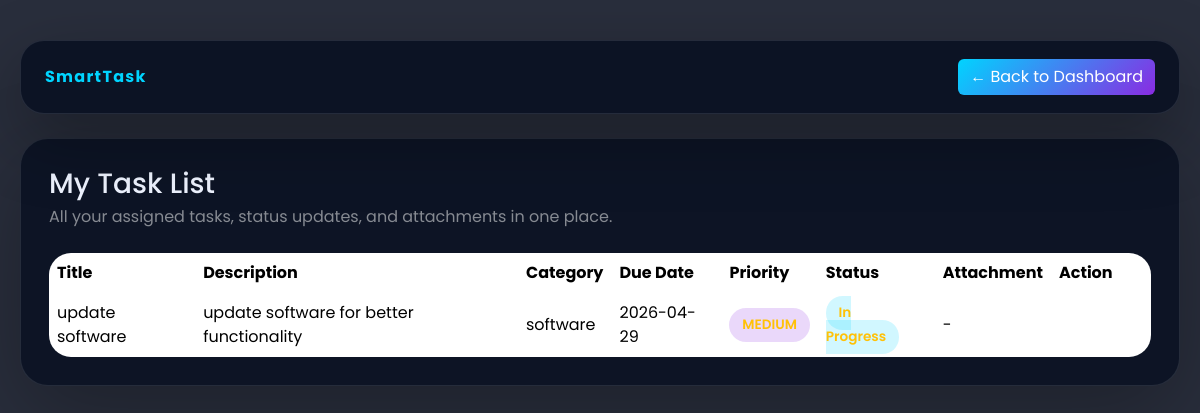
The app's page /my_tasks (signed in) with its own data.
### tables this page shows
CREATE TABLE tasks (
            id INTEGER PRIMARY KEY AUTOINCREMENT,
            title TEXT NOT NULL,
            description TEXT NOT NULL,
            status TEXT DEFAULT 'Pending',
            priority TEXT,
            due_date DATE,
            user_id INTEGER, category TEXT, file_path TEXT,
            FOREIGN KEY (user_id) REFERENCES users(id)

        );

### app.py (the view)
@app.route("/my_tasks")
def my_tasks():
    if 'user_id' not in session:
        return redirect(url_for("login"))
    user_id = session.get('user_id')
    conn = getdb()
    cursor = conn.cursor()
    cursor.execute("SELECT * FROM tasks WHERE user_id = ? ORDER BY priority DESC, due_date ASC", (user_id,))
    tasks = cursor.fetchall()
    conn.close()
    return render_template("my_tasks.html", tasks=tasks)

### app.py (called while the page is built)
@app.after_request
def set_cache_headers(response):
    if response.status_code in [301, 302, 303, 307, 308]:
        response.headers['Cache-Control'] = 'no-store, no-cache, must-revalidate, max-age=0'
        response.headers['Pragma'] = 'no-cache'
        response.headers['Expires'] = '0'
    elif request.endpoint and request.endpoint in ['login', 'register', 'logout', 'user_dashboard', 'admin_dashboard']:
        response.headers['Cache-Control'] = 'no-store, no-cache, must-revalidate, max-age=0, private'
        response.headers['Pragma'] = 'no-cache'
        response.headers['Expires'] = '0'
    elif request.method == 'POST':
        response.headers['Cache-Control'] = 'no-store, no-cache, must-revalidate, max-age=0'
        response.headers['Pragma'] = 'no-cache'
        response.headers['Expires'] = '0'
    return response

def getdb():
    conn = sqlite3.connect(DB_PATH)
    return conn

### templates/my_tasks.html (shortened to what this page needs)
<!DOCTYPE html>
<html lang="en">
<head>
    <link href="https://cdn.jsdelivr.net/npm/bootstrap@5.3.2/dist/css/bootstrap.min.css" rel="stylesheet">
    <link href="https://cdn.jsdelivr.net/npm/bootstrap-icons/font/bootstrap-icons.css" rel="stylesheet">
</head>
<body>
    <div class="page-shell">
        <div class="topbar d-flex flex-column flex-md-row justify-content-between align-items-center gap-3">
            <a href="/" class="navbar-brand mb-0">SmartTask</a>
            <a href="/user_dashboard" class="btn btn-glow">← Back to Dashboard</a>
        </div>
        <div class="content-card">
            <div class="mb-4">
                <h3 class="mb-1">My Task List</h3>
                <p class="text-white-50 mb-0">All your assigned tasks, status updates, and attachments in one place.</p>
            </div>
            <div class="table-responsive">
                <table class="table table-borderless align-middle mb-0">
                    <thead><tr><th>Title</th><th>Description</th><th>Category</th><th>Due Date</th><th>Priority</th><th>Status</th><th>Attachment</th><th>Action</th></tr></thead>
                    <tbody>
                        {% for task in tasks %}
                        <tr>
                            <td>{{ task[1] }}</td>
                            <td>{{ task[2] }}</td>
                            <td>{{ task[7] if task[7] else '-' }}</td>
                            <td>{{ task[5] }}</td>
                            <td><span class="badge-priority {% if task[4] == 'HIGH' %}badge-high text-danger{% elif task[4] == 'MEDIUM' %}badge-medium text-warning{% else %}badge-low text-success{% endif %}">{{ task[4] }}</span></td>
                            <td><span class="badge-status {% if task[3] == 'Completed' %}badge-completed text-success{% elif task[3] == 'In Progress' %}badge-progress text-warning{% else %}badge-pending text-danger{% endif %}">{{ task[3] }}</span></td>
                            <td>
                                {% if task[8] %}
                                    <a href="/download/{{ task[0] }}" class="btn btn-primary btn-sm btn-action">Download</a>
                                {% else %}
                                    -
                                {% endif %}
                            </td>
                            <td>
                                {% if task[3] == 'Pending' %}
                                    <a href="/delete_task/{{ task[0] }}" class="btn btn-sm btn-danger btn-action" onclick="return confirm('Delete this task permanently?')">Delete</a>
                                {% else %}
                                    <span class="text-white-50">No actions</span>
                                {% endif %}
                            </td>
                        </tr>
                        {% endfor %}
                    </tbody>
                </table>
            </div>
        </div>
    </div>
</body>
</html>

### templates/my_tasks.html (style rules this page uses)
* { font-family: 'Poppins', sans-serif; }
body { margin:0; min-height:100vh; background:url('https://images.unsplash.com/photo-1490059834513-f965a85b7d68?ixlib=rb-4.0.3&auto=format&fit=crop&w=1650&q=80') center/cover no-repeat fixed; color:#eef3ff; }
body::before { content:''; position:fixed; inset:0; background:rgba(4,10,26,0.85); z-index:0; }
.page-shell { position:relative; z-index:1; padding:40px 20px; }
.topbar { background:rgba(10,18,35,0.92); border:1px solid rgba(255,255,255,0.1); border-radius:24px; padding:18px 24px; backdrop-filter:blur(18px); box-shadow:0 24px 70px rgba(0,0,0,0.3); }
.topbar .navbar-brand { color:#00d4ff; font-weight:700; letter-spacing:.08em; }
.topbar .btn-glow { background:linear-gradient(135deg,#00d4ff,#8a2be2); color:#fff; border:none; }
.content-card { margin-top:24px; background:rgba(10,18,35,0.9); border:1px solid rgba(255,255,255,0.1); border-radius:28px; padding:28px; box-shadow:0 28px 90px rgba(0,0,0,0.28); }
.table-responsive { border-radius:22px; overflow:hidden; }
table { min-width:100%; color:#eef3ff; }
thead tr { background:rgba(255,255,255,0.06); }
td, th { border:none; vertical-align:middle; }
.badge-priority { padding:.45rem .8rem; border-radius:999px; font-size:.85rem; font-weight:600; }
.badge-medium { background:rgba(138,43,226,0.18); color:#e5d8ff; }
.badge-status { padding:.45rem .8rem; border-radius:999px; font-size:.85rem; font-weight:600; }
.badge-progress { background:rgba(0,212,255,0.18); color:#a6f5ff; }

### records on screen
tasks: title "update software", description "update software for better functionality", category "software", due_date "2026-04-29", priority "MEDIUM", status "In Progress"
